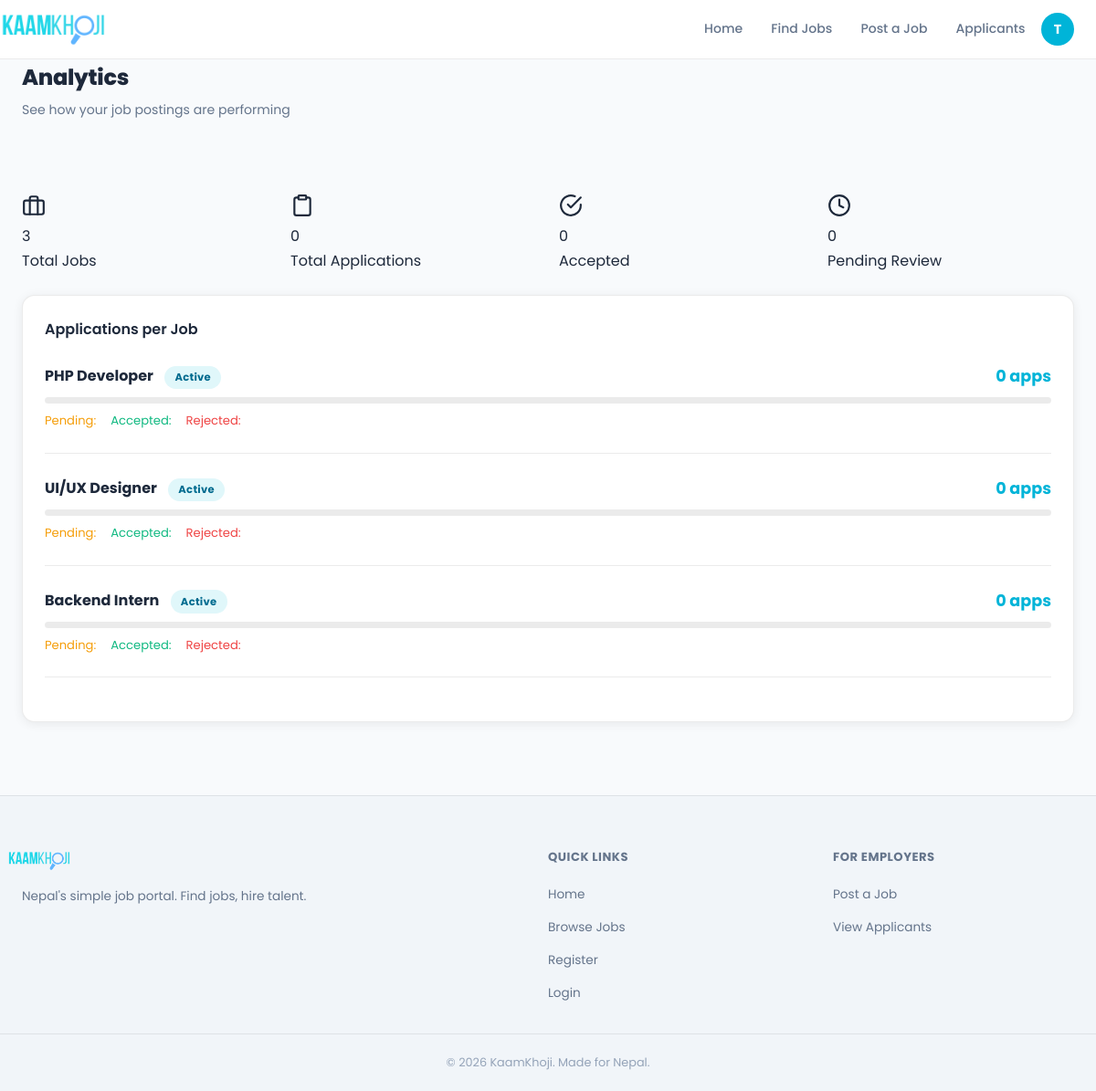
Screenshot of /pages/analytics.php (signed in) with the database file from the repository.
### tables this page shows
CREATE TABLE IF NOT EXISTS jobs (
    id           INT AUTO_INCREMENT PRIMARY KEY,
    employer_id  INT NOT NULL,                    
    title        VARCHAR(200) NOT NULL,
    company      VARCHAR(150) NOT NULL,
    location     VARCHAR(100) NOT NULL,
    type         ENUM('full-time','part-time','remote','contract','internship') NOT NULL DEFAULT 'full-time',
    salary       VARCHAR(100),                    
    description  TEXT NOT NULL,
    requirements TEXT,
    status       ENUM('active','closed') NOT NULL DEFAULT 'active',
    created_at   TIMESTAMP DEFAULT CURRENT_TIMESTAMP,
    FOREIGN KEY (employer_id) REFERENCES users(id) ON DELETE CASCADE
);

### pages/analytics.php (the view, shortened to what this page needs)
<?php
$pdo    = getPDO();
$userId = getUserId();
$stmt = $pdo->prepare("
    SELECT jobs.id, jobs.title, jobs.type, jobs.status,
           COUNT(applications.id) AS total_apps,
           SUM(applications.status = 'accepted') AS accepted,
           SUM(applications.status = 'rejected') AS rejected,
           SUM(applications.status = 'pending')  AS pending
    FROM jobs
    LEFT JOIN applications ON jobs.id = applications.job_id
    WHERE jobs.employer_id = ?
    GROUP BY jobs.id
    ORDER BY total_apps DESC
");
$stmt->execute([$userId]);
$jobStats = $stmt->fetchAll();
$totalApplications = array_sum(array_column($jobStats, 'total_apps'));
require_once '../includes/header.php';
?>
<div class="page-header">
    <div class="container">
        <h1>Analytics</h1>
        <p>See how your job postings are performing</p>
    </div>
</div>
<div class="container section">
    <div class="grid-4 mb-3">
        <div class="stat-card">
            <div class="stat-icon stat-icon-plain">
                <svg width="26" height="26" viewBox="0 0 24 24" fill="none" stroke="currentColor" stroke-width="2" stroke-linecap="round" stroke-linejoin="round"><rect x="2" y="7" width="20" height="14" rx="2"/><path d="M16 21V5a2 2 0 0 0-2-2h-4a2 2 0 0 0-2 2v16"/></svg>
            </div>
            <div class="stat-info">
                <div class="stat-value"><?= count($jobStats) ?></div>
                <div class="stat-label">Total Jobs</div>
            </div>
        </div>
        <div class="stat-card">
            <div class="stat-icon stat-icon-plain">
                <svg width="26" height="26" viewBox="0 0 24 24" fill="none" stroke="currentColor" stroke-width="2" stroke-linecap="round" stroke-linejoin="round"><path d="M16 4h2a2 2 0 0 1 2 2v14a2 2 0 0 1-2 2H6a2 2 0 0 1-2-2V6a2 2 0 0 1 2-2h2"/><rect x="8" y="2" width="8" height="4" rx="1" ry="1"/></svg>
            </div>
            <div class="stat-info">
                <div class="stat-value"><?= $totalApplications ?></div>
                <div class="stat-label">Total Applications</div>
            </div>
        </div>
        <div class="stat-card">
            <div class="stat-icon stat-icon-plain">
                <svg width="26" height="26" viewBox="0 0 24 24" fill="none" stroke="currentColor" stroke-width="2" stroke-linecap="round" stroke-linejoin="round"><path d="M22 11.08V12a10 10 0 1 1-5.93-9.14"/><polyline points="22 4 12 14.01 9 11.01"/></svg>
            </div>
            <div class="stat-info">
                <div class="stat-value"><?= array_sum(array_column($jobStats, 'accepted')) ?></div>
                <div class="stat-label">Accepted</div>
            </div>
        </div>
        <div class="stat-card">
            <div class="stat-icon stat-icon-plain">
                <svg width="26" height="26" viewBox="0 0 24 24" fill="none" stroke="currentColor" stroke-width="2" stroke-linecap="round" stroke-linejoin="round"><circle cx="12" cy="12" r="10"/><polyline points="12 6 12 12 16 14"/></svg>
            </div>
            <div class="stat-info">
                <div class="stat-value"><?= array_sum(array_column($jobStats, 'pending')) ?></div>
                <div class="stat-label">Pending Review</div>
            </div>
        </div>
    </div>
    <?php if (empty($jobStats)): ?>
        <div class="empty-state">
            <h3>No data yet</h3>
            <p>Post jobs to see analytics here.</p>
            <a href="<?= BASE_URL ?>/pages/post-job.php" class="btn btn-primary">Post a Job</a>
        </div>
    <?php else: ?>
        <div class="card">
            <h3 style="font-size:1rem; font-weight:600; margin-bottom:1.5rem;">Applications per Job</h3>
            <?php foreach ($jobStats as $stat): ?>
                <div style="margin-bottom:1.5rem; padding-bottom:1.5rem; border-bottom:1px solid var(--border);">
                    <div class="d-flex justify-between align-center mb-1">
                        <div>
                            <strong><?= htmlspecialchars($stat['title']) ?></strong>
                            <span class="status-badge status-<?= $stat['status'] ?>" style="margin-left:0.5rem;">
                                <?= ucfirst($stat['status']) ?>
                            </span>
                        </div>
                        <span class="text-primary" style="font-weight:700; font-size:1.1rem;">
                            <?= $stat['total_apps'] ?> apps
                        </span>
                    </div>
                    <div class="analytics-bar-wrap">
                        <div class="analytics-bar-bg">
                        </div>
                    </div>
                    <div style="display:flex; gap:1rem; margin-top:0.5rem; font-size:0.82rem; flex-wrap:wrap;">
                        <span style="color:var(--warning);">Pending: <?= $stat['pending'] ?></span>
                        <span style="color:var(--success);">Accepted: <?= $stat['accepted'] ?></span>
                        <span style="color:var(--error);">Rejected: <?= $stat['rejected'] ?></span>
                    </div>
                </div>
            <?php endforeach; ?>
        </div>
    <?php endif; ?>
</div>
<?php require_once '../includes/footer.php'; ?>

### css/analytics.css (style rules this page uses)
:root { --primary: #00b4d8; --primary-dark: #0096b3; --primary-light: rgba(0, 180, 216, 0.12); --accent: #38c9e8; --success: #10b981; --warning: #f59e0b; --error: #ef4444; --info: #60a5fa; --bg: #f8fafc; --bg-2: #f1f5f9; --bg-card: #ffffff; --bg-card-solid: #ffffff; --bg-nav: rgba(255, 255, 255, 0.92); --text: #1e293b; --text-muted: #64748b; --text-light: #94a3b8; --border: rgba(0, 0, 0, 0.08); --border-glow: rgba(0, 180, 216, 0.45); --shadow: rgba(0, 0, 0, 0.07); --shadow-md: rgba(0, 0, 0, 0.13); --shadow-cyan: 0 0 40px rgba(0, 180, 216, 0.18); --gradient: #00b4d8; --gradient-text: linear-gradient(135deg, #00b4d8 0%, #0077a8 100%); --gradient-gold: linear-gradient(135deg, #00b4d8 0%, #0096b3 100%); --hero-bg: #f8fafc; --hero-gradient: linear-gradient( 135deg, #e0f7fa 0%, #f0fdff 50%, #f8fafc 100% ); --radius: 14px; --radius-sm: 8px; --radius-lg: 24px; --radius-xl: 40px; --transition: 0.25s ease; }
[data-theme="light"] { --border-glow: rgba(0, 180, 216, 0.4); --shadow-cyan: 0 0 30px rgba(0, 180, 216, 0.12); --primary-light: rgba(0, 180, 216, 0.1); }
*, *::before, *::after { box-sizing: border-box; margin: 0; padding: 0; }
html { scroll-behavior: smooth; }
body { font-family: "Satoshi", "Poppins", sans-serif; background: var(--bg); color: var(--text); line-height: 1.65; transition: background var(--transition), color var(--transition); min-height: 100vh; display: flex; flex-direction: column; -webkit-font-smoothing: antialiased; }
.container { max-width: 1200px; margin: 0 auto; padding: 0 1.5rem; }
.section { padding: 5rem 1.5rem; }
.card { background: var(--bg-card); border: 1px solid var(--border); border-radius: var(--radius); padding: 1.5rem; transition: all var(--transition); }
[data-theme="light"] .card { background: #fff; box-shadow: 0 2px 12px var(--shadow); }
.grid-4 { display: grid; grid-template-columns: repeat(4, 1fr); gap: 1.5rem; }
.page-header h1 { font-size: 1.5rem; font-weight: 800; letter-spacing: -0.3px; }
.page-header p { color: var(--text-muted); font-size: 0.88rem; margin-top: 0.25rem; }
.status-badge { padding: 0.2rem 0.7rem; border-radius: 50px; font-size: 0.72rem; font-weight: 700; display: inline-block; letter-spacing: 0.3px; }
.status-pending, .status-reviewed, .status-accepted, .status-active { background: rgba(0, 180, 216, 0.15); color: #0096b3; }
[data-theme="light"] .status-pending, [data-theme="light"] .status-reviewed, [data-theme="light"] .status-accepted, [data-theme="light"] .status-active { background: #e0f7fa; color: #006b8f; }
.text-primary { color: var(--primary); }
.mb-1 { margin-bottom: 0.5rem; }
.mb-3 { margin-bottom: 1.5rem; }
.d-flex { display: flex; }
.align-center { align-items: center; }
.justify-between { justify-content: space-between; }
:root { --navbar-height: 64px; --radius-full: 9999px; }
.analytics-bar-wrap { margin-top: 0.5rem; }
.analytics-bar-bg { background: var(--border); border-radius: 50px; height: 7px; }

### rows the page displays
jobs: title "PHP Developer", status "Active", total_apps "0"
jobs: title "UI/UX Designer", status "Active", total_apps "0"
jobs: title "Backend Intern", status "Active", total_apps "0"

### other values shown
mb_substr(getUserName(), 0, 1) "T"
count($jobStats) "3"
$totalApplications "0"
array_sum(array_column($jobStats, 'accepted')) "0"
array_sum(array_column($jobStats, 'pending')) "0"
